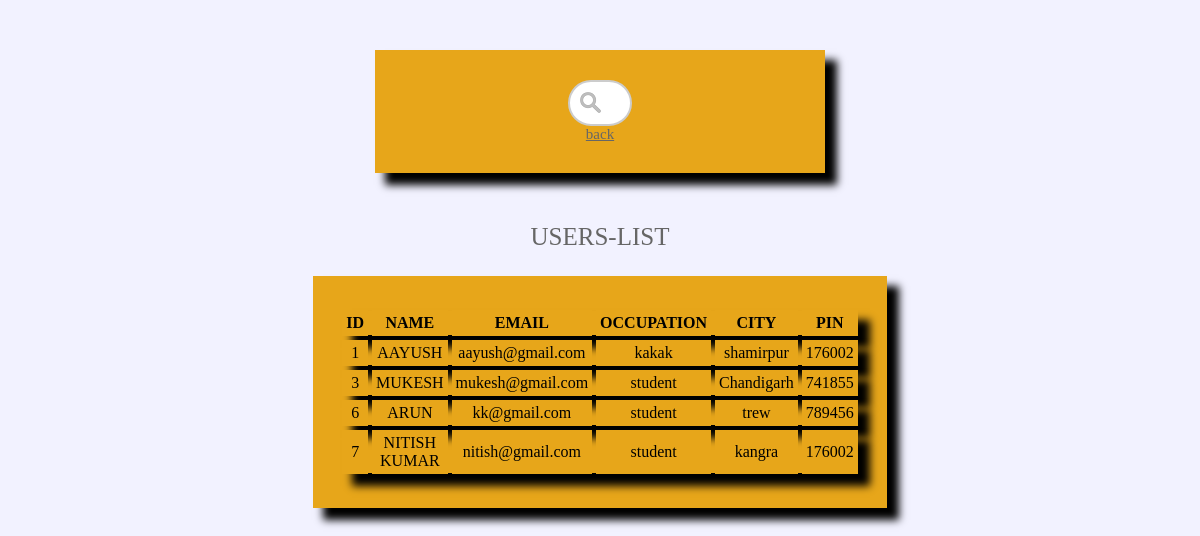
Screenshot of /search.php with the database file from the repository.
### tables this page shows
CREATE TABLE `regist` (
  `id` int NOT NULL,
  `username` varchar(50) NOT NULL,
  `email` varchar(50) NOT NULL,
  `pass` int NOT NULL,
  `phone` varchar(20) NOT NULL,
  `occup` varchar(100) NOT NULL,
  `city` varchar(100) NOT NULL,
  `img` varchar(100) NOT NULL,
  `pin` int NOT NULL
);

### search.php (the view, shortened to what this page needs)
<!DOCTYPE>
<html>
<head>
	<link rel="stylesheet" type="text/css" href="style.css"/>
</head>
<body>
	<form  class="form" action="#" method="GET">
		<input type="text" name="query" id="animated"/>
        <span class='link'><a href='users.php'>back</a></span>
	</form>
<?php
    include_once "db.php";
	$query = $_GET['query'];
		$sql = "SELECT * FROM regist WHERE `username` LIKE '%{$query}%'";
        $result = mysqli_query($con, $sql);
        $row = mysqli_num_rows($result);
        if($row > 0){
            echo "<table class= 'form' cellspacing='4px' cellpadding='4px'>";
            echo "<caption>"."USERS-LIST"."</caption>";
                echo "<tr class = 'form'>";
                    echo "<th >"."ID"."</th>";
                    echo "<th >"."NAME"."</th>";
                    echo "<th >"."EMAIL"."</th>";
                    echo "<th >"."OCCUPATION"."</th>";
                    echo "<th>"."CITY"."</th>"  ;
                    echo "<th>"."PIN"."</th>"."</tr>";
                    while($row = mysqli_fetch_array($result)){
                        $id = $row['id'];
                        $username = $row['username'];
                        $email = $row['email'];
                        $city = $row['city'];
                        $occup = $row['occup'];
                        $pin = $row['pin'];
                        echo "<tr class = 'form' >";
                            echo "<td>".$id."</td>";
                            echo "<td>".$username."</td>";
                            echo "<td>".$email."</td>";
                            echo "<td>".$occup."</td>";
                            echo "<td>".$city."</td>";
                            echo "<td>".$pin."</td>"."</tr>";
                    }
                            echo "</table>";
		}else{
            echo "<div class='form'>";
            echo $query." is not found"."<br>";
            echo "PLEASE SEARCH AGAIN"."<br>";
            echo "<a href='logout.php'>"." LOGIN"."<a>";
            echo "</div>";
		}
?>
</body>
</html>
</body>
</html>

### style.css (style rules this page uses)
body { background-color:rgb(242, 242, 255); }
.form { margin: 50px auto; width: 400px; padding: 30px 25px; background: #e7a61a; border: unset; border:snow; box-shadow: 11px 11px 8px 1px; text-align: center; }
.link { color: #666; font-size: 15px; text-align: center; margin-bottom: 0px; }
.link a { color: #666; }
span { color: red; font-size: 12px; display:block; text-align: start; }
caption { color: #666; margin: 0px auto 25px; font-size: 25px; font-weight: 300; text-align: center; }
#animated { width: 63px; box-sizing: border-box; border: 2px solid #ccc; border-radius: 50px; font-size: 16px; background-color: white; background-image: url('searchicon.png'); background-position: 10px 10px; background-repeat: no-repeat; padding: 12px 20px 12px 40px; -webkit-transition: width 0.4s ease-in-out; transition: width 0.4s ease-in-out; }

### rows the page displays
regist: id "1", username "AAYUSH", email "aayush@gmail.com", occup "kakak", city "shamirpur", pin "176002"
regist: id "3", username "MUKESH", email "mukesh@gmail.com", occup "student", city "Chandigarh", pin "741855"
regist: id "6", username "ARUN", email "kk@gmail.com", occup "student", city "trew", pin "789456"
regist: id "7", username "NITISH KUMAR", email "nitish@gmail.com", occup "student", city "kangra", pin "176002"
